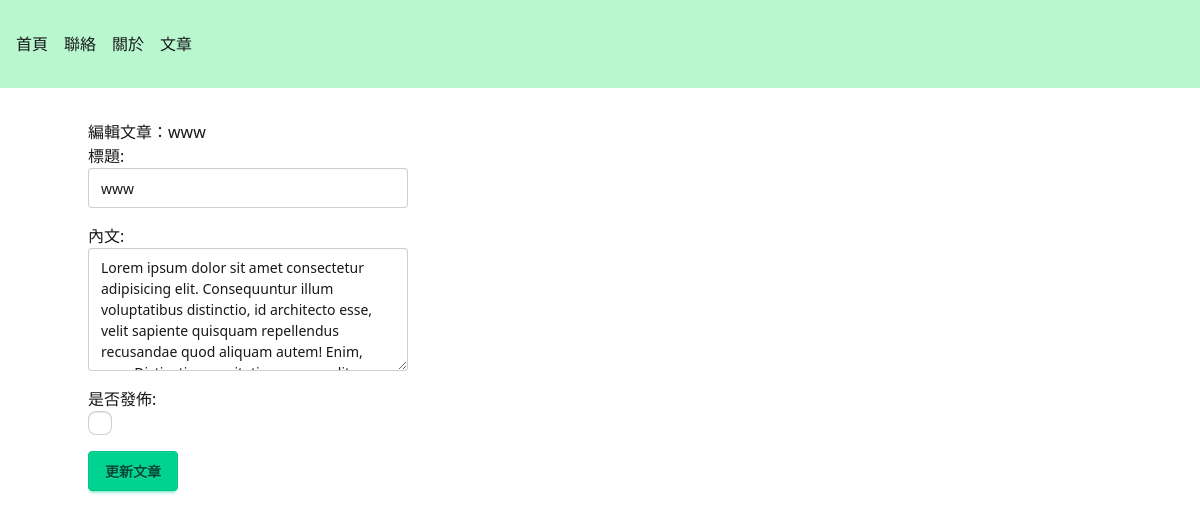
/articles/8/edit, run on an earlier commit of the app's database.
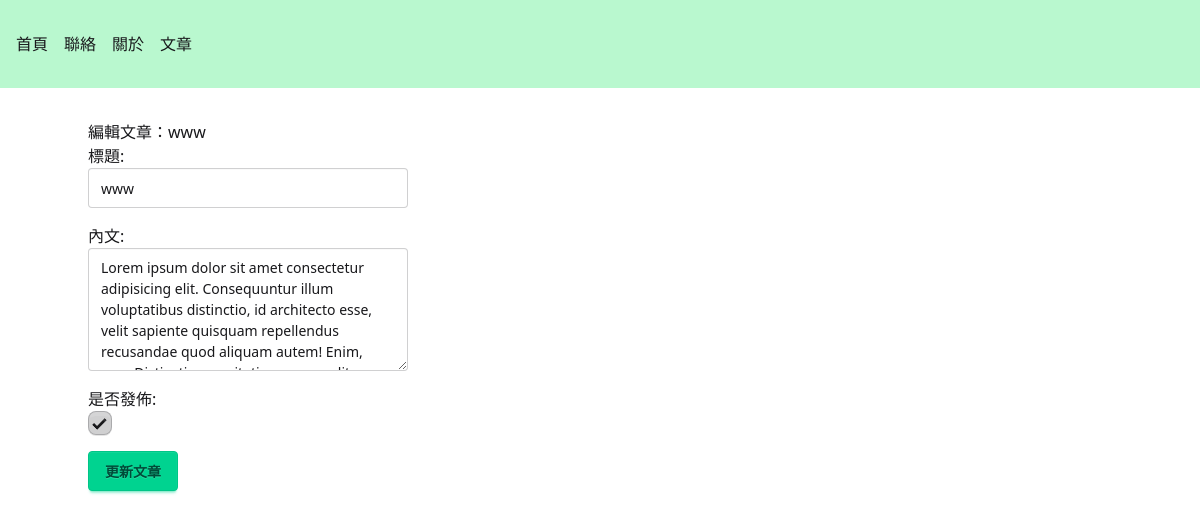
And on a later commit of the database.
### articles/models.py (models this page shows, shortened)
class Article(models.Model):
    title = models.CharField(max_length=200, null=False)
    content = models.TextField(null=True)
    is_published = models.BooleanField(default=False, null=False)

### articles/views.py (the view)
# urls.py: path("<int:id>/edit", views.edit, name="edit"),
def edit(request, id):
    article = get_object_or_404(Article, pk=id)
    form = ArticleForm(instance=article)
    return render(request, "articles/edit.html", {"article": article, "form": form})

### articles/forms.py
class ArticleForm(ModelForm):
    class Meta:
        model = Article
        fields = ["title", "content", "is_published"]
        labels = {
            "title": "標題",
            "content": "內文",
            "is_published": "是否發佈"
        }
        widgets = {
            "title": TextInput(attrs={"class": "input"}),
            "content": Textarea(attrs={"class": "textarea", "rows": 5}),
            "is_published": CheckboxInput(attrs={"class": "checkbox"})
        }

### articles/templates/articles/edit.html (shortened to what this page needs)
{% extends "layouts/default.html" %}
{% block content %}
<article>
  編輯文章：{{ article.title }}
</article>
<form action="{% url  'articles:detail' article.id %}"
      method="post"
      class="flex flex-col gap-4">
  {% for field in form %}
  <div class="flex flex-col">
    {{ field.label_tag }}
    {{ field }}
  </div>
  {% endfor %}
  <div>
    <button class="btn btn-success">更新文章</button>
  </div>
</form>
{% endblock %}

What changed in the data, as far as the page shows it:
changed Article "www": is_published "☐" → "☑"
